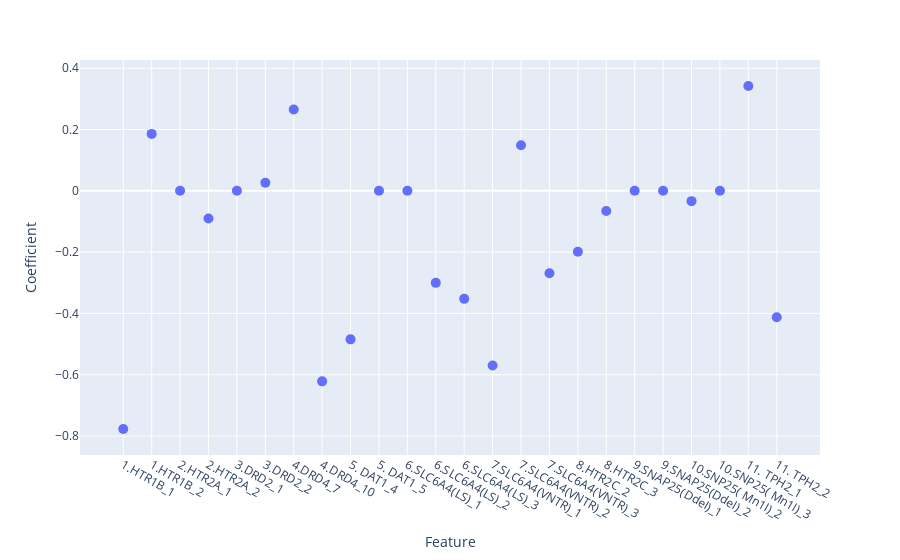

Notebook source saved alongside this figure:
### Code cell
feature_coefficients = pd.DataFrame({
    'Feature': df_females_transformed[snp_passed].iloc[:,3:].columns,
    'Coefficient': model_females.coef_[0]
})

fig = px.scatter(feature_coefficients, x=feature_coefficients["Feature"], y=feature_coefficients["Coefficient"])
fig.update_traces(marker={'size': 10})

### Figure 1 — Plotly figure (JSON) as saved in the notebook; plotly's stock layout.template omitted (floating-point values rounded to 4 significant figures)
{"data": [{"hovertemplate": "Feature=%{x}<br>Coefficient=%{y}<extra></extra>", "legendgroup": "", "marker": {"color": "#636efa", "size": 10, "symbol": "circle"}, "mode": "markers", "name": "", "orientation": "v", "showlegend": false, "type": "scatter", "x": ["1.HTR1B_1", "1.HTR1B_2", "2.HTR2A_1", "2.HTR2A_2", "3.DRD2_1", "3.DRD2_2", "4.DRD4_7", "4.DRD4_10", "5. DAT1_4", "5. DAT1_5", "6.SLC6A4(LS)_1", "6.SLC6A4(LS)_2", "6.SLC6A4(LS)_3", "7.SLC6A4(VNTR)_1", "7.SLC6A4(VNTR)_2", "7.SLC6A4(VNTR)_3", "8.HTR2C_2", "8.HTR2C_3", "9.SNAP25(DdeI)_1", "9.SNAP25(DdeI)_2", "10.SNP25( Mn1I)_2", "10.SNP25( Mn1I)_3", "11. TPH2_1", "11. TPH2_2"], "xaxis": "x", "y": [-0.7769, 0.1857, 0, -0.09005, 0, 0.02627, 0.265, -0.6215, -0.4846, 0, 0, -0.3002, -0.3524, -0.5697, 0.1489, -0.2691, -0.199, -0.06574, 0, 0, -0.03368, 0, 0.3419, -0.4122], "yaxis": "y"}], "layout": {"legend": {"tracegroupgap": 0}, "margin": {"t": 60}, "xaxis": {"anchor": "y", "domain": [0, 1], "title": {"text": "Feature"}}, "yaxis": {"anchor": "x", "domain": [0, 1], "title": {"text": "Coefficient"}}}}
